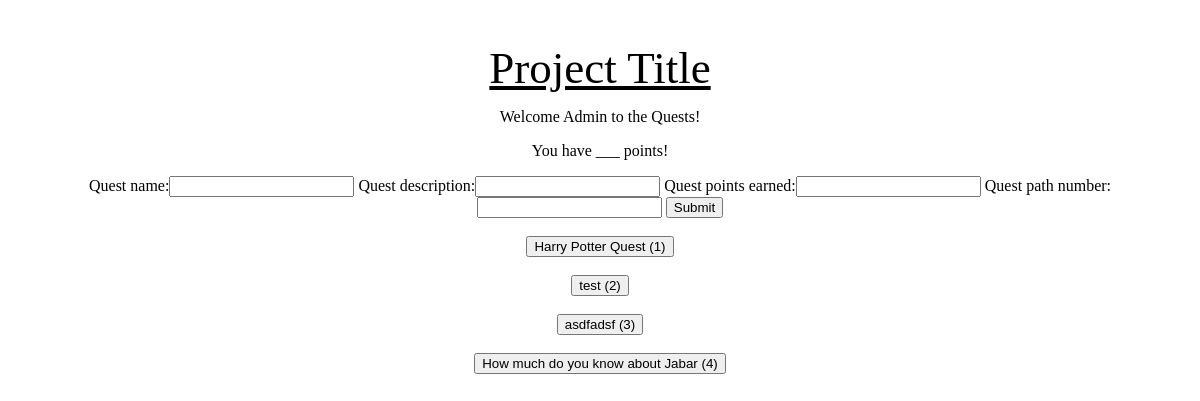
The page /quest/admin_home/1 on the database as committed earlier.
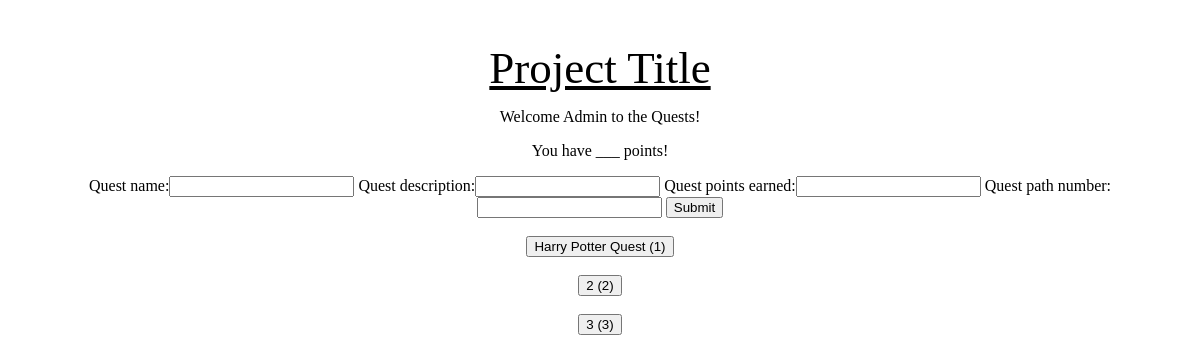
The same page on the database as committed later.
### quest_extension/models.py (models this page shows)
class Quest(models.Model):
    project = models.ForeignKey(Project, on_delete=models.CASCADE)
    quest_name = models.CharField(max_length=250)
    quest_description = models.CharField(max_length=1000, blank=True, null=True)
    quest_points_earned = models.IntegerField()
    deleted = models.BooleanField(default=False)
    time_modified = models.DateTimeField(auto_now=True)
    quest_path_number = models.IntegerField()

### quest_extension/views.py (the view, shortened to what this page needs)
# urls.py: path('admin_home/<project_id>', views.admin_home),
def admin_home(request, project_id):
    current_project = Project.objects.get(id = project_id)
    quests = Quest.objects.filter(project = current_project)
    quest_form = QuestForm()
    context = {'quests':quests, 'quest_form': quest_form, 'current_project': current_project}
    return render(request, 'quest_extension/admin_home.html', context)

### quest_extension/forms.py
class QuestForm(forms.ModelForm):
    class Meta:
        model = models.Quest
        fields = ['quest_name', 'quest_description', 'quest_points_earned', 'quest_path_number']

### quest_extension/templates/quest_extension/admin_home.html (shortened to what this page needs)
{% load static %}
<!DOCTYPE html>
<html lang="en">
    <head>
    <link rel="stylesheet" type="text/css" href="{% static 'quest_extension/admin_home_style.css' %}">
    </head>
    <body>
	<h1>Project Title</h1>
	<p>Welcome Admin to the Quests!</p>
	<p>You have ___ points!</p>
    <form method='POST'>
    {{ quest_form }}
    <button type='submit' name= 'new_quest'>Submit</button>
    </form>
    {% for quest in quests %}
    <br>
    <form method='GET' action='/quest/admin_quest_page/{{quest.id}}'>
        <button type='submit'>{{quest.quest_name}} ({{quest.quest_path_number }})</button>
    </form>
    {% endfor %}
    </body>
</html>

Rows that differ between the two databases and show on the page:
removed Quest: quest_name "test", quest_path_number "2"
removed Quest: quest_name "asdfadsf", quest_path_number "3"
removed Quest: quest_name "How much do you know about Jabar", quest_path_number "4"
added Quest: quest_name "2", quest_path_number "2"
added Quest: quest_name "3", quest_path_number "3"
